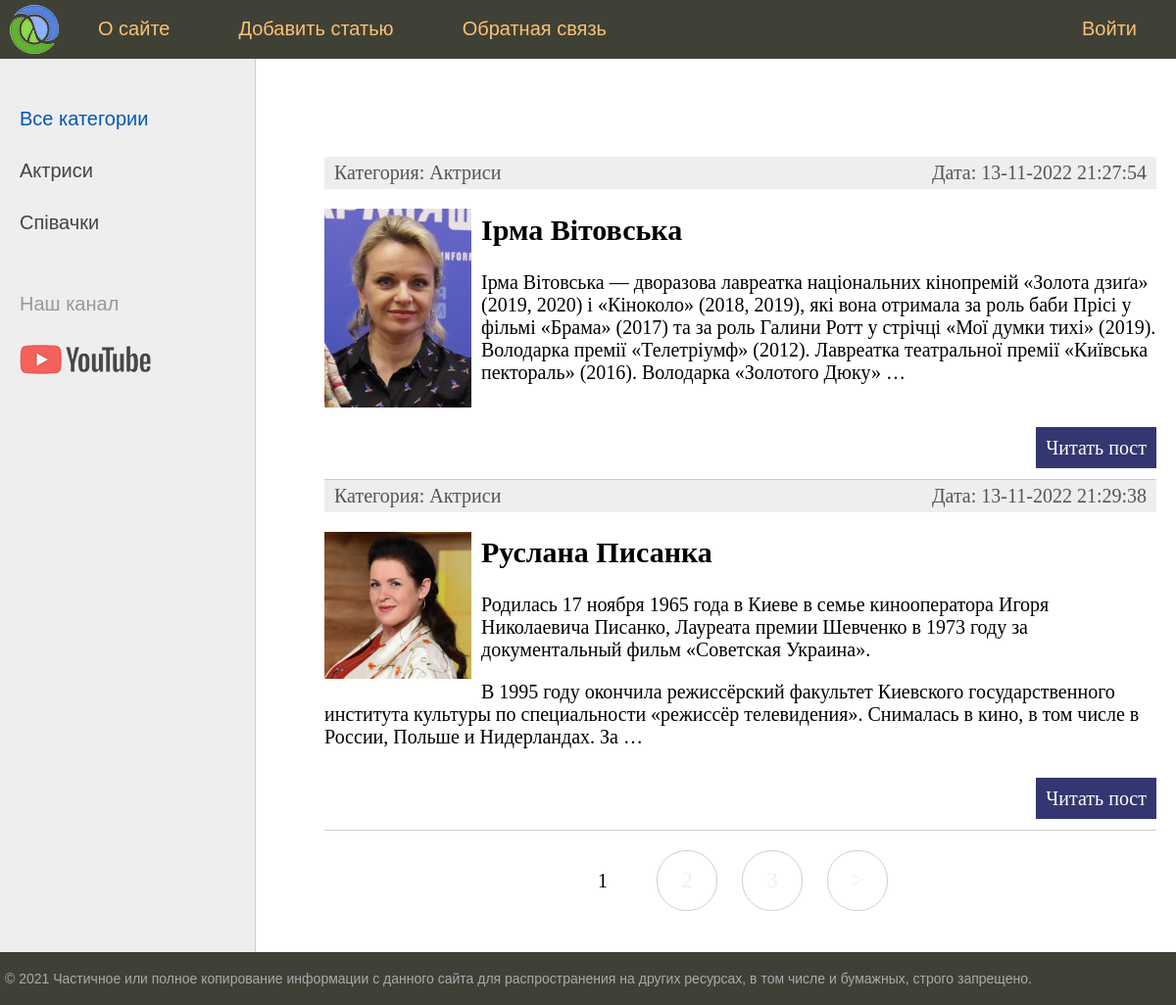
The page / on the database its author committed.
### women/models.py (models this page shows, shortened)
class Category(models.Model):
    name = models.CharField(max_length=100, db_index=True, verbose_name = 'Категорія')
    slug = models.SlugField(max_length=255, unique=True, db_index=True, verbose_name="URL")
    def __str__(self):
        return self.name
    def get_absolute_url(self):
        return reverse('category', kwargs={'cat_slug': self.slug})
    class Meta:
        verbose_name = 'Категорію'
        verbose_name_plural = 'Категорія'
        ordering = ['id']

class Women(models.Model):
    title = models.CharField(max_length=255, verbose_name = 'Заголовок')
    slug = models.SlugField(max_length=255, unique=True, db_index=True, verbose_name="URL")
    content = models.TextField(blank=True, verbose_name = 'Текст статті')
    photo = models.ImageField(upload_to="photos/%Y/%m/%d/", verbose_name = 'Фото')
    time_create = models.DateTimeField(auto_now_add=True, verbose_name = 'Час створення')
    time_update = models.DateTimeField(auto_now_add=True, verbose_name = 'Час оновлення')
    is_published = models.BooleanField(default=True, verbose_name = 'Публікація')
    '''Добовляем новый ключ который хависит от таблицы Category
    #первый парамент указывает таблицу куда обращатся
    #on_delete=models.PROTECT что делать в таблице если первичною таблицу удалили
    #запрещает удаление елементов с родительськой таблицы если его используют'''
    cat = models.ForeignKey('Category', on_delete=models.PROTECT,  verbose_name='Категорії')
    def get_absolute_url(self):
        return reverse('post', kwargs={'post_slug': self.slug})
    class Meta:
        verbose_name = 'Відомі жінки'
        verbose_name_plural = 'Відомі жінки'
        ordering = ['time_create', 'title']

### women/views.py (the view)
# urls.py: path("", WomenHome.as_view(), name='home'),
class WomenHome(DataMixin, ListView):
    paginate_by = 2
    model = Women
    template_name = 'women/index.html'
    context_object_name = 'posts'
    def get_context_data(self, *, object_list=None, **kwargs):
        context = super().get_context_data(**kwargs)
        c_def = self.get_user_context(title='Головна сторінка')
        return dict(list(context.items()) + list(c_def.items()))
    def get_queryset(self):
        return Women.objects.filter(is_published=True)

### women/templatetags/women_tags.py (called while the page is built)
@register.simple_tag(name = 'getmenu')
def get_menu():
    return menu

@register.inclusion_tag('women/list_menu.html')
def show_menu():
    return {"menu": menu}

### women/utils.py (called while the page is built)
    def get_user_context(self, **kwargs):
        context = kwargs
        cats = Category.objects.annotate(Count('women'))
        user_menu = menu.copy()
        if not self.request.user.is_authenticated:
            user_menu.pop(1)
        context['menu'] = user_menu
        context['cats'] = cats
        if 'cat_selected' not in context:
            context['cat_selected'] = 0
        return context

### women/templates/women/index.html (shortened to what this page needs)
{% extends 'women/base.html' %}
{% block content %}
<ul class="list-articles">
	{% for p in posts %}
			<li><div class="article-panel">
				<p class="first">Категория: {{p.cat}}</p>
				<p class="last">Дата: {{p.time_update|date:"d-m-Y H:i:s"}}</p>
</div>
{% if p.photo  %}
	<p><img class="img-article-left thumb" src="{{p.photo.url}}"></p>
{% endif %}
				<h2>{{p.title}}</h2>
	{% autoescape on %}
		{{p.content|linebreaks|truncatewords:50}}
	{% endautoescape %}
			<p class="link-read-post"><a href="{{ p.get_absolute_url }}">Читать пост</a></p>
			</li>
	{% endfor %}
</ul>
{% endblock %}

### women/templates/women/base.html (shortened to what this page needs)
{% load static %}
{% load women_tags %}
<!DOCTYPE html >
<html>
<head>
	<link type="text/css" href="{% static 'women/css/styles.css' %}" rel="stylesheet" />
</head>
<body>
	<table class="table-page" border=0 cellpadding="0" cellspacing="0">
		<tr>
			<td valign=top>
				{% block mainmenu %}
					<div class="header">
						<ul id="mainmenu" class="mainmenu">
							<li class="logo">
								<a href="{% url 'home' %}">
								<div class="logo"></div>
								</a>
							</li>
							{% getmenu as tegmenu %}
							{% show_menu %}
						</ul>
					</div>
				{% endblock mainmenu %}
				<table class="table-content" border=0 cellpadding="0" cellspacing="0">
					<tr>
						<td valign="top" class="left-chapters">
							<ul id="leftchapters">
								{% if cat_selected == 0 %}
									<li class="selected">Все категории</li>
								{% else %}
									<li><a href="{% url 'home' %}">Все категории</a></li>
								{% endif %}
								{% for c in cats %}
									{% if c.women__count > 0 %}
										{% if c.pk == cat_selected %}
											<li class="selected">{{c.name}}</li>
										{% else %}
											<li><a href="{{ c.get_absolute_url}}">{{c.name}}</a></li>
										{% endif %}
									{% endif %}
								{% endfor %}
								<li class="share">
									<p>Наш канал</p>
									<a class="share-yt" href="https://www.youtube.com/channel/UClJzWfGWuGJL2t-3dYKcHTA/playlists" target="_blank" rel="nofollow"></a>
								</li>
							</ul>
						</td>
						<td valign="top" class="content">
							<div class="content-text">
								{% block content %}
								{% endblock %}
								{% if page_obj.has_other_pages %}
								<nav class="list-pages">
									<ul>
										{%  for p in paginator.page_range %}
											{% if page_obj.number == p %}
												<li class="page-num page-num-selected">{{ p }}</li>
											{% elif p >=  page_obj.number|add:-2 and p <= page_obj.number|add:2 %}
												<li class="page-num">
													<a href="?page={{ p }}">{{ p }}</a>
												</li>
											{% endif %}
										{% endfor %}
										{% if page_obj.has_next %}
											<li class="page-num" >
												<a href="?page={{ page_obj.next_page_number }}">&gt;</a>
											</li>
										{% endif %}
									</ul>
								</nav>
								{% endif %}
							</div>
						</td>
					</tr>
				</table>
			</td>
		</tr>
		<tr>
			<td valign=top>
				<div id="footer">
					<p>&copy; 2021 Частичное или полное копирование информации с данного сайта для распространения на других ресурсах, в том числе и бумажных, строго запрещено.</p>
				</div>
			</td>
		</tr>
</table>
</body>
</html>

### women/static/women/css/styles.css (style rules this page uses)
html, body { font-family: 'Arial'; margin: 0; padding: 0; height: 100%; width: 100%; color: #444; }
a { color: #0059b2; text-decoration: none; }
img { max-width: 600px; height: auto; }
img.img-article-left { max-width: 300px; height: auto; float: left; padding: 0 10px 10px 0; }
img.img-article-left.thumb { max-width: 150px; height: auto; }
p.link-read-post { text-align: right; }
p.link-read-post a { padding: 10px; min-width: 100px; background: #333671; color: #fff; text-decoration: none; }
div.article-panel { background: #eee; padding: 5px 10px 5px 10px; box-sizing: border-box; overflow: hidden; color: #555; }
div.article-panel p.first { margin: 0; float: left; }
div.article-panel p.last { margin: 0; float: right; }
ul.list-articles { list-style: none; margin: 0; padding: 0; }
ul.list-articles li { border-bottom: 1px solid #ccc; }
.table-page { width: 100%; height: 100%; vertical-align: top; }
.table-page tr { height: 100%; }
.header { background: #3F4137; height: 60px; }
.logo { background: url('../images/logo.png') no-repeat 10px 5px; width: 70px; height: 60px; }
ul.mainmenu { list-style: none; margin: 0; padding: 0; height: 60px; color: #fdc073; font-size: 20px; overflow: hidden; }
ul.mainmenu li { float: left; margin: 18px 40px 0 30px; }
ul.mainmenu li.logo { margin: 0; }
ul.mainmenu li a { color: #fdc073; text-decoration: none; }
.table-content { width: 100%; min-height: 100%; height: 100%; }
.left-chapters { margin: 0; background: #eee; border-right: 1px solid #ccc; min-height: 100%; }
.left-chapters ul { width: 230px; min-height: 100%; margin: 0; padding: 20px 10px 10px 20px; list-style: none; font-size: 20px; }
.left-chapters ul li { margin: 30px 0 0 0; color: #999; }
.left-chapters ul li.selected { color: #0059b2; }
.left-chapters ul li a { color: #444; text-decoration: none; }
.left-chapters ul li.share { margin: 60px 0 0 0; }
.left-chapters ul li.share p { margin: 30px 0 30px 0; }
.left-chapters ul li.share a { display: inline-block; width: 40px; height: 40px; margin: 0 20px 0 0; }
.left-chapters ul li.share a.share-yt { width: 100%; height: 30px; background: url('../images/share_yt.png') no-repeat 0 0 }
.content { padding: 40px 20px 20px 40px; width: 100%; box-sizing: border-box; }
.content-text { margin: 60px 0 0 30px; color: #000; font-size: 20px; font-family: Yandex Sans Display Light; }
#footer { box-sizing: border-box; background: #3F4137; padding: 5px; color: #aaa; font-size: 14px; font-family: Verdana, Geneva, Arial, Helvetica; text-align: left; overflow: hidden; }
.list-pages { text-align: center; margin: 0 0 20px 0; }
.list-pages ul { margin: 20px 0 0 0; padding: 0; list-style: none; }
.list-pages ul li { display: inline-block; margin: 0 20px 0 0; }
.list-pages a { color: #1111; font-size: 24px; text-decoration: none; }
li.page-num { display: inline-block; width: 60px; height: 44px; padding: 16px 0 0 0; border: 1px solid #d0d0d0; border-radius: 30px; }
.list-pages .page-num-selected { border: none; color: #000; font-size: 20px; }

### rows shown on the page
Category: name "Актриси"
Category: name "Співачки"
Women: cat "Актриси", time_update "13-11-2022 21:27:54", photo (picture), title "Ірма Вітовська", content "Ірма Вітовська — дворазова лавреатка національних кінопремій «Золота дзиґа» (2019, 2020) і «Кіноколо» (2018, 2019), які вона отримала за роль баби Прісі у фільмі «Брама» (2017) та за роль Галини Ротт у стрічці «Мої думки тихі» (2019). Володарка премії «Телетріумф» (2012). Лавреатка театральної премії «Київська пектораль» (2016). Володарка «Золотого Дюку» …"
Women: cat "Актриси", time_update "13-11-2022 21:29:38", photo (picture), title "Руслана Писанка", content "Родилась 17 ноября 1965 года в Киеве в семье кинооператора Игоря Николаевича Писанко, Лауреата премии Шевченко в 1973 году за документальный фильм «Советская Украина». В 1995 году окончила режиссёрский факультет Киевского государственного института культуры по специальности «режиссёр телевидения». Снималась в кино, в том числе в России, Польше и Нидерландах. За …"

### other values the page prints
{{ m.title }} "О сайте" "Добавить статью" "Обратная связь"
{{ m.title }} "Войти"
{{ p }} "1"
